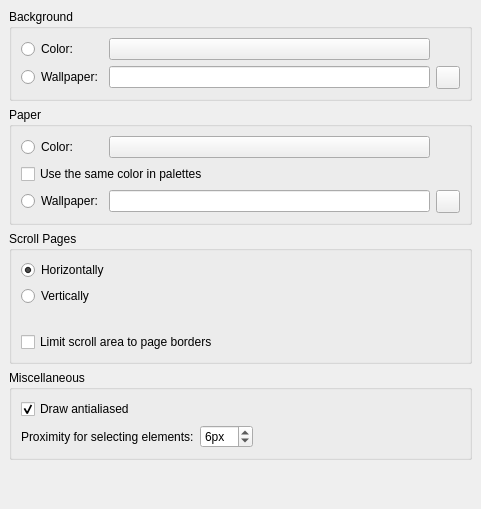
     <widget class="QWidget" name="tabCanvas">
      <property name="accessibleName">
       <string>Canvas tab</string>
      </property>
      <attribute name="title">
       <string>Canvas</string>
      </attribute>
      <layout class="QVBoxLayout">
       <property name="spacing">
        <number>6</number>
       </property>
       <property name="leftMargin">
        <number>9</number>
       </property>
       <property name="topMargin">
        <number>9</number>
       </property>
       <property name="rightMargin">
        <number>9</number>
       </property>
       <property name="bottomMargin">
        <number>9</number>
       </property>
       <item>
        <widget class="QGroupBox" name="groupBox_2">
         <property name="accessibleName">
          <string>Background</string>
         </property>
         <property name="title">
          <string>Background</string>
         </property>
         <layout class="QGridLayout">
          <property name="leftMargin">
           <number>9</number>
          </property>
          <property name="topMargin">
           <number>9</number>
          </property>
          <property name="rightMargin">
           <number>9</number>
          </property>
          <property name="bottomMargin">
           <number>9</number>
          </property>
          <property name="spacing">
           <number>6</number>
          </property>
          <item row="0" column="0">
           <widget class="QRadioButton" name="bgColorButton">
            <property name="text">
             <string>Color:</string>
            </property>
           </widget>
          </item>
          <item row="1" column="0">
           <layout class="QHBoxLayout">
            <property name="spacing">
             <number>6</number>
            </property>
            <property name="leftMargin">
             <number>0</number>
            </property>
            <property name="topMargin">
             <number>0</number>
            </property>
            <property name="rightMargin">
             <number>0</number>
            </property>
            <property name="bottomMargin">
             <number>0</number>
            </property>
            <item>
             <widget class="QRadioButton" name="bgWallpaperButton">
              <property name="text">
               <string>Wallpaper:</string>
              </property>
             </widget>
            </item>
           </layout>
          </item>
          <item row="1" column="3">
           <layout class="QHBoxLayout">
            <property name="spacing">
             <number>6</number>
            </property>
            <property name="leftMargin">
             <number>0</number>
            </property>
            <property name="topMargin">
             <number>0</number>
            </property>
            <property name="rightMargin">
             <number>0</number>
            </property>
            <property name="bottomMargin">
             <number>0</number>
            </property>
            <item>
             <widget class="QToolButton" name="bgWallpaperSelect">
              <property name="accessibleName">
               <string>Choose Background wallpaper file</string>
              </property>
              <property name="accessibleDescription">
               <string>Opens a file dialog for selecting the wallpaper file</string>
              </property>
              <property name="text">
               <string notr="true"/>
              </property>
              <property name="icon">
               <iconset resource="musescore.qrc">
                <normaloff>:/data/icons/document-open.svg</normaloff>:/data/icons/document-open.svg</iconset>
              </property>
             </widget>
            </item>
           </layout>
          </item>
          <item row="1" column="1">
           <widget class="QLineEdit" name="bgWallpaper">
            <property name="accessibleName">
             <string>Background wallpaper path</string>
            </property>
            <property name="accessibleDescription">
             <string>Insert path to background wallpaper file</string>
            </property>
           </widget>
          </item>
          <item row="0" column="1">
           <widget class="Awl::ColorLabel" name="bgColorLabel">
            <property name="focusPolicy">
             <enum>Qt::StrongFocus</enum>
            </property>
            <property name="accessibleName">
             <string>Select background color</string>
            </property>
            <property name="accessibleDescription">
             <string>Opens a dialog for selecting the background color</string>
            </property>
           </widget>
          </item>
         </layout>
        </widget>
       </item>
       <item>
        <widget class="QGroupBox" name="groupBox_3">
         <property name="accessibleName">
          <string>Paper</string>
         </property>
         <property name="title">
          <string>Paper</string>
         </property>
         <layout class="QGridLayout">
          <property name="leftMargin">
           <number>9</number>
          </property>
          <property name="topMargin">
           <number>9</number>
          </property>
          <property name="rightMargin">
           <number>9</number>
          </property>
          <property name="bottomMargin">
           <number>9</number>
          </property>
          <property name="spacing">
           <number>6</number>
          </property>
          <item row="2" column="0">
           <layout class="QHBoxLayout">
            <property name="spacing">
             <number>6</number>
            </property>
            <property name="leftMargin">
             <number>0</number>
            </property>
            <property name="topMargin">
             <number>0</number>
            </property>
            <property name="rightMargin">
             <number>0</number>
            </property>
            <property name="bottomMargin">
             <number>0</number>
            </property>
            <item>
             <widget class="QRadioButton" name="fgWallpaperButton">
              <property name="text">
               <string>Wallpaper:</string>
              </property>
             </widget>
            </item>
           </layout>
          </item>
          <item row="2" column="2">
           <layout class="QHBoxLayout">
            <property name="spacing">
             <number>6</number>
            </property>
            <property name="leftMargin">
             <number>0</number>
            </property>
            <property name="topMargin">
             <number>0</number>
            </property>
            <property name="rightMargin">
             <number>0</number>
            </property>
            <property name="bottomMargin">
             <number>0</number>
            </property>
            <item>
             <widget class="QToolButton" name="fgWallpaperSelect">
              <property name="accessibleName">
               <string>Choose paper wallpaper file</string>
              </property>
              <property name="accessibleDescription">
               <string>Opens a file dialog for selecting the wallpaper file</string>
              </property>
              <property name="text">
               <string notr="true"/>
              </property>
              <property name="icon">
               <iconset resource="musescore.qrc">
                <normaloff>:/data/icons/document-open.svg</normaloff>:/data/icons/document-open.svg</iconset>
              </property>
             </widget>
            </item>
           </layout>
          </item>
          <item row="0" column="0">
           <widget class="QRadioButton" name="fgColorButton">
            <property name="text">
             <string>Color:</string>
            </property>
           </widget>
          </item>
          <item row="0" column="1">
           <widget class="Awl::ColorLabel" name="fgColorLabel">
            <property name="focusPolicy">
             <enum>Qt::StrongFocus</enum>
            </property>
            <property name="accessibleName">
             <string>Select paper color</string>
            </property>
            <property name="accessibleDescription">
             <string>Opens a dialog for selecting the paper color</string>
            </property>
           </widget>
          </item>
          <item row="2" column="1">
           <widget class="QLineEdit" name="fgWallpaper">
            <property name="accessibleName">
             <string>Paper wallpaper path</string>
            </property>
            <property name="accessibleDescription">
             <string>Insert path to paper wallpaper file</string>
            </property>
           </widget>
          </item>
          <item row="1" column="0" colspan="2">
           <widget class="QCheckBox" name="fgUseColorInPalettes">
            <property name="text">
             <string>Use the same color in palettes</string>
            </property>
           </widget>
          </item>
         </layout>
        </widget>
       </item>
       <item>
        <widget class="QGroupBox" name="groupBox_11">
         <property name="title">
          <string>Scroll Pages</string>
         </property>
         <layout class="QGridLayout" name="gridLayout_12">
          <item row="0" column="0">
           <widget class="QRadioButton" name="pageHorizontal">
            <property name="text">
             <string>Horizontally</string>
            </property>
            <property name="checked">
             <bool>true</bool>
            </property>
           </widget>
          </item>
          <item row="1" column="0">
           <widget class="QRadioButton" name="pageVertical">
            <property name="text">
             <string>Vertically</string>
            </property>
           </widget>
          </item>
          <item row="2" column="0">
           <spacer>
            <property name="orientation">
             <enum>Qt::Vertical</enum>
            </property>
            <property name="sizeHint" stdset="0">
             <size>
              <width>0</width>
              <height>20</height>
             </size>
            </property>
           </spacer>
          </item>
          <item row="3" column="0">
           <widget class="QCheckBox" name="limitScrollArea">
            <property name="toolTip">
             <string>Limit the scroll area to the edges of the score</string>
            </property>
            <property name="whatsThis">
             <string>If this is checked, scrolling will stop at the edge of the score.</string>
            </property>
            <property name="accessibleDescription">
             <string>If this is checked, scrolling will stop at the edge of the score.</string>
            </property>
            <property name="text">
             <string>Limit scroll area to page borders</string>
            </property>
            <property name="checked">
             <bool>false</bool>
            </property>
           </widget>
          </item>
         </layout>
        </widget>
       </item>
       <item>
        <widget class="QGroupBox" name="groupBox_4">
         <property name="title">
          <string>Miscellaneous</string>
         </property>
         <layout class="QGridLayout">
          <item row="0" column="0">
           <widget class="QCheckBox" name="drawAntialiased">
            <property name="toolTip">
             <string>Uncheck this to speed up drawing</string>
            </property>
            <property name="accessibleDescription">
             <string>Uncheck this to speed up drawing</string>
            </property>
            <property name="text">
             <string>Draw antialiased</string>
            </property>
            <property name="checked">
             <bool>true</bool>
            </property>
           </widget>
          </item>
          <item row="1" column="1">
           <widget class="QSpinBox" name="proximity">
            <property name="accessibleName">
             <string>Proximity for selecting elements</string>
            </property>
            <property name="suffix">
             <string extracomment="pixel">px</string>
            </property>
            <property name="minimum">
             <number>1</number>
            </property>
            <property name="value">
             <number>6</number>
            </property>
           </widget>
          </item>
          <item row="1" column="2" colspan="2">
           <spacer>
            <property name="orientation">
             <enum>Qt::Horizontal</enum>
            </property>
            <property name="sizeHint" stdset="0">
             <size>
              <width>201</width>
              <height>20</height>
             </size>
            </property>
           </spacer>
          </item>
          <item row="1" column="0">
           <widget class="QLabel" name="label_24">
            <property name="text">
             <string>Proximity for selecting elements:</string>
            </property>
           </widget>
          </item>
         </layout>
        </widget>
       </item>
       <item>
        <spacer name="verticalSpacer_3">
         <property name="orientation">
          <enum>Qt::Vertical</enum>
         </property>
         <property name="sizeHint" stdset="0">
          <size>
           <width>20</width>
           <height>40</height>
          </size>
         </property>
        </spacer>
       </item>
      </layout>
     </widget>
